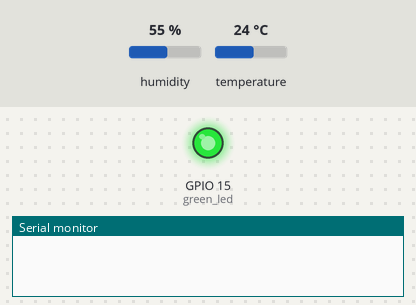
Bench run of a sketch on a simulated ESP8266 (NodeMCU). Parts: output pins drawn as LEDs (lit = HIGH), the last lines printed to the serial monitor. The test bench sets the inputs (shaded band); at power-on: humidity 55 %, temperature 24 °C. WiFi joins after 1.5 s; servers stay silent unless stated.

Above: at 2.3 s.
At 12.8 s:
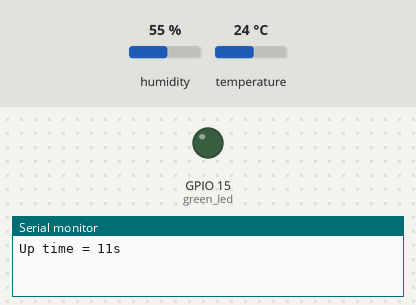
Timing chart, 0 to 27.8 s (numbered marks = the images above):
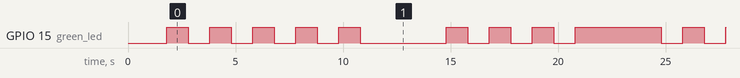

The sketch:

Heltec_blynk_DH22_r3_1.ino
```cpp
// (licence header left out)
/* Comment this out to disable prints and save space */
#define BLYNK_PRINT Serial
#define LED_BUILTIN 15   // labeled d8 on the heltec board

//#include <ESP8266WiFi.h>
#include <BlynkSimpleEsp8266.h>
#include "heltec.h" // alias for `#include "SSD1306Wire.h"`
//#include <OneWire.h>
//#include <DallasTemperature.h>
#include "DHTesp.h"

// Data wire is plugged into D6 on Wifi Kit 8
//#define ONE_WIRE_BUS D6
// DS18B20 temp probe requires 4.7k resistor between output/yellow and VCC/red

// Setup a oneWire instance to communicate with any OneWire devices (not just Maxim/Dallas temperature ICs)
//OneWire oneWire(ONE_WIRE_BUS);

// Pass our oneWire reference to Dallas Temperature.
//DallasTemperature sensors(&oneWire);

const int green_led = 15; //offboard LED connected to d8
int timerId;

// You should get Auth Token in the Blynk App
// Go to the Project Settings (nut icon)
char auth[] = "fVQ67FcP5qthZaDWPU5jeyO-BAak53eC"; // DBM Heltec 18NOV20
//char auth[] = "a5f9e0e1996044f2b4c9d626eb120c94"; // DBM "Hot Tub Temperature"

// Your WiFi credentials
// Set password to "" for open networks.
char ssid[] = "lab-i5";
char pass[] = "a1b1c1d1e1";

DHTesp dht;

BlynkTimer timer;
WidgetTerminal terminal(V2);
WidgetLED alive_led(V3);


//=======
//
void fastblinkLed()
{
  if (digitalRead(green_led) == HIGH) {
      digitalWrite(green_led, LOW);
  } else {
      digitalWrite(green_led, HIGH);
  }
}

//=======
// V1 LED Widget is blinking
void blinkLedWidget()
{
  if (digitalRead(green_led) == HIGH) {
      alive_led.off();
      digitalWrite(green_led, LOW);
  } else {
      alive_led.on();
      digitalWrite(green_led, HIGH);
  }
}

//======
// Read the temp from the DS1820 and write it to the Blynk app
void readtemp()
{
//  char Buffer[16];
//
//  sensors.requestTemperatures(); // Send the command to get temperatures
//  float t_DS1820 = sensors.getTempCByIndex(0);
//  dtostrf(t_DS1820, 1, 1, Buffer); //convert from float to string with on 1 decimal
//  Serial.print("DS18B20 temp = ");
//  Serial.print(Buffer);  // getTempCByIndex for celcius
//  Serial.println("°C");
//  Blynk.virtualWrite(V4, Buffer); //First Blynk widget is a Super Graph
//  Blynk.virtualWrite(V6, Buffer); //Second Blynk is a Gauge


  delay(dht.getMinimumSamplingPeriod());

  float humidity = dht.getHumidity();
  float temperature = dht.getTemperature();
  Blynk.virtualWrite(V4, temperature); //First Blynk widget is a Super Graph
}

// ========
// This function sends Arduino's up time to Virtual Pin (5).
// In the app, Widget's reading frequency should be set to PUSH. This means
// that you define how often to send data to Blynk App.
void mainTimer()
{
  // You can send any value at any time.
  // Please don't send more that 10 values per second.
  Blynk.virtualWrite(V5, millis()/1000);
  Serial.print("Up time = ");
  Serial.print(millis()/1000);
  Serial.println("s");

  terminal.print("Up time = ");
  terminal.print(millis()/1000);
  terminal.println("s");
  // Ensure everything is sent
  terminal.flush();

  //go read the temp
  readtemp();
}

// ==============
void setup()
{
  // Blink the LED really fast until the connection to Blynk is made
  //timerId = timer.setInterval(100L, fastblinkLed);
  // timer.enable(timerId);  // Enables the specified timer
  //timer.run(); // Initiates BlynkTimer

  // Debug console
  Serial.begin(115200);

  // get the DS1820 ready
  //sensors.begin();
  dht.setup(14, DHTesp::DHT22); // Connect DHT sensor to GPIO xx

  Blynk.begin(auth, ssid, pass);

  // Initialize LED as output
  pinMode(green_led, OUTPUT);
  digitalWrite(green_led, HIGH);

  // Setup a function to be called every X.Xs
  timer.setInterval(10000L, mainTimer);
  timer.setInterval( 1000L, blinkLedWidget);
}

// =======
void loop()
{
  Blynk.run(); // Sets up Blynk connection
  timer.run(); // Initiates BlynkTimer
  //  timer.disable(timerId);  // Disables the specified timer
}
```

Measured:
- by itself, GPIO 15 (green_led): HIGH → LOW at 2.8 s, → HIGH 1.0 s later, → LOW 1.0 s later, → HIGH 1.0 s later, … (92 changes in this stretch)
- by itself, everything shown: repeats every 40.0 s, in 36 steps
